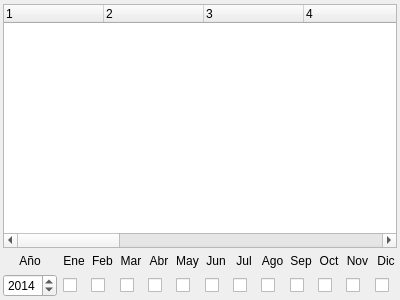
<?xml version="1.0" encoding="UTF-8"?>
<ui version="4.0">
 <class>BudgetExecutionWindow</class>
 <widget class="QWidget" name="BudgetExecutionWindow">
  <property name="geometry">
   <rect>
    <x>0</x>
    <y>0</y>
    <width>400</width>
    <height>300</height>
   </rect>
  </property>
  <property name="windowTitle">
   <string>Form</string>
  </property>
  <layout class="QVBoxLayout" name="verticalLayout">
   <property name="leftMargin">
    <number>3</number>
   </property>
   <property name="topMargin">
    <number>4</number>
   </property>
   <property name="rightMargin">
    <number>3</number>
   </property>
   <property name="bottomMargin">
    <number>3</number>
   </property>
   <item>
    <widget class="QTreeWidget" name="tree_puc">
     <property name="lineWidth">
      <number>1</number>
     </property>
     <property name="midLineWidth">
      <number>0</number>
     </property>
     <property name="columnCount">
      <number>14</number>
     </property>
     <column>
      <property name="text">
       <string notr="true">1</string>
      </property>
     </column>
     <column>
      <property name="text">
       <string notr="true">2</string>
      </property>
     </column>
     <column>
      <property name="text">
       <string notr="true">3</string>
      </property>
     </column>
     <column>
      <property name="text">
       <string notr="true">4</string>
      </property>
     </column>
     <column>
      <property name="text">
       <string notr="true">5</string>
      </property>
     </column>
     <column>
      <property name="text">
       <string notr="true">6</string>
      </property>
     </column>
     <column>
      <property name="text">
       <string notr="true">7</string>
      </property>
     </column>
     <column>
      <property name="text">
       <string notr="true">8</string>
      </property>
     </column>
     <column>
      <property name="text">
       <string notr="true">9</string>
      </property>
     </column>
     <column>
      <property name="text">
       <string notr="true">10</string>
      </property>
     </column>
     <column>
      <property name="text">
       <string notr="true">11</string>
      </property>
     </column>
     <column>
      <property name="text">
       <string notr="true">12</string>
      </property>
     </column>
     <column>
      <property name="text">
       <string notr="true">13</string>
      </property>
     </column>
     <column>
      <property name="text">
       <string notr="true">14</string>
      </property>
     </column>
    </widget>
   </item>
   <item>
    <layout class="QGridLayout" name="gridLayout">
     <item row="1" column="7">
      <widget class="QCheckBox" name="checkBox_7">
       <property name="text">
        <string/>
       </property>
      </widget>
     </item>
     <item row="0" column="8">
      <widget class="QLabel" name="label_8">
       <property name="text">
        <string>Ago</string>
       </property>
       <property name="alignment">
        <set>Qt::AlignCenter</set>
       </property>
      </widget>
     </item>
     <item row="1" column="11">
      <widget class="QCheckBox" name="checkBox_11">
       <property name="text">
        <string/>
       </property>
      </widget>
     </item>
     <item row="0" column="11">
      <widget class="QLabel" name="label_11">
       <property name="text">
        <string>Nov</string>
       </property>
       <property name="alignment">
        <set>Qt::AlignCenter</set>
       </property>
      </widget>
     </item>
     <item row="1" column="3">
      <widget class="QCheckBox" name="checkBox_3">
       <property name="text">
        <string/>
       </property>
      </widget>
     </item>
     <item row="1" column="8">
      <widget class="QCheckBox" name="checkBox_8">
       <property name="text">
        <string/>
       </property>
      </widget>
     </item>
     <item row="0" column="5">
      <widget class="QLabel" name="label_5">
       <property name="text">
        <string>May</string>
       </property>
       <property name="alignment">
        <set>Qt::AlignCenter</set>
       </property>
      </widget>
     </item>
     <item row="1" column="6">
      <widget class="QCheckBox" name="checkBox_6">
       <property name="text">
        <string/>
       </property>
      </widget>
     </item>
     <item row="0" column="2">
      <widget class="QLabel" name="label_2">
       <property name="text">
        <string>Feb</string>
       </property>
       <property name="alignment">
        <set>Qt::AlignCenter</set>
       </property>
      </widget>
     </item>
     <item row="1" column="10">
      <widget class="QCheckBox" name="checkBox_10">
       <property name="text">
        <string/>
       </property>
      </widget>
     </item>
     <item row="0" column="9">
      <widget class="QLabel" name="label_9">
       <property name="text">
        <string>Sep</string>
       </property>
       <property name="alignment">
        <set>Qt::AlignCenter</set>
       </property>
      </widget>
     </item>
     <item row="0" column="7">
      <widget class="QLabel" name="label_7">
       <property name="text">
        <string>Jul</string>
       </property>
       <property name="alignment">
        <set>Qt::AlignCenter</set>
       </property>
      </widget>
     </item>
     <item row="1" column="4">
      <widget class="QCheckBox" name="checkBox_4">
       <property name="text">
        <string/>
       </property>
      </widget>
     </item>
     <item row="0" column="6">
      <widget class="QLabel" name="label_6">
       <property name="text">
        <string>Jun</string>
       </property>
       <property name="alignment">
        <set>Qt::AlignCenter</set>
       </property>
      </widget>
     </item>
     <item row="1" column="2">
      <widget class="QCheckBox" name="checkBox_2">
       <property name="text">
        <string/>
       </property>
      </widget>
     </item>
     <item row="1" column="12">
      <widget class="QCheckBox" name="checkBox_12">
       <property name="text">
        <string/>
       </property>
      </widget>
     </item>
     <item row="0" column="10">
      <widget class="QLabel" name="label_10">
       <property name="text">
        <string>Oct</string>
       </property>
       <property name="alignment">
        <set>Qt::AlignCenter</set>
       </property>
      </widget>
     </item>
     <item row="1" column="1">
      <widget class="QCheckBox" name="checkBox_1">
       <property name="text">
        <string/>
       </property>
      </widget>
     </item>
     <item row="1" column="9">
      <widget class="QCheckBox" name="checkBox_9">
       <property name="text">
        <string/>
       </property>
      </widget>
     </item>
     <item row="0" column="1">
      <widget class="QLabel" name="label">
       <property name="text">
        <string>Ene</string>
       </property>
       <property name="alignment">
        <set>Qt::AlignCenter</set>
       </property>
      </widget>
     </item>
     <item row="1" column="5">
      <widget class="QCheckBox" name="checkBox_5">
       <property name="text">
        <string/>
       </property>
      </widget>
     </item>
     <item row="0" column="4">
      <widget class="QLabel" name="label_4">
       <property name="text">
        <string>Abr</string>
       </property>
       <property name="alignment">
        <set>Qt::AlignCenter</set>
       </property>
      </widget>
     </item>
     <item row="0" column="12">
      <widget class="QLabel" name="label_12">
       <property name="text">
        <string>Dic</string>
       </property>
       <property name="alignment">
        <set>Qt::AlignCenter</set>
       </property>
      </widget>
     </item>
     <item row="0" column="3">
      <widget class="QLabel" name="label_3">
       <property name="text">
        <string>Mar</string>
       </property>
       <property name="alignment">
        <set>Qt::AlignCenter</set>
       </property>
      </widget>
     </item>
     <item row="0" column="0">
      <widget class="QLabel" name="label_13">
       <property name="text">
        <string>Año</string>
       </property>
       <property name="alignment">
        <set>Qt::AlignCenter</set>
       </property>
      </widget>
     </item>
     <item row="1" column="0">
      <widget class="QSpinBox" name="spinBox_year">
       <property name="minimum">
        <number>2013</number>
       </property>
       <property name="maximum">
        <number>2030</number>
       </property>
       <property name="value">
        <number>2014</number>
       </property>
      </widget>
     </item>
    </layout>
   </item>
  </layout>
 </widget>
 <resources/>
 <connections/>
</ui>
